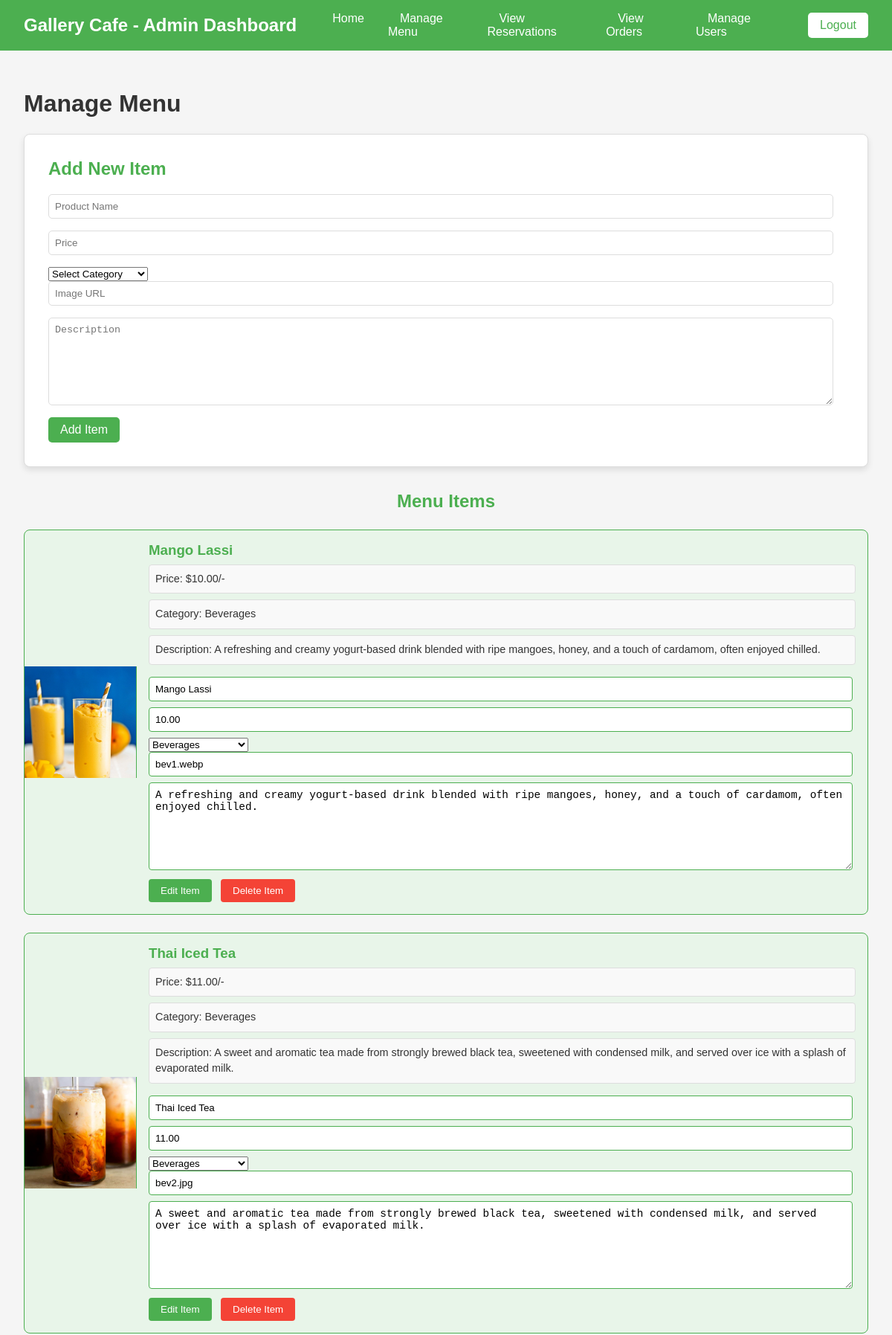
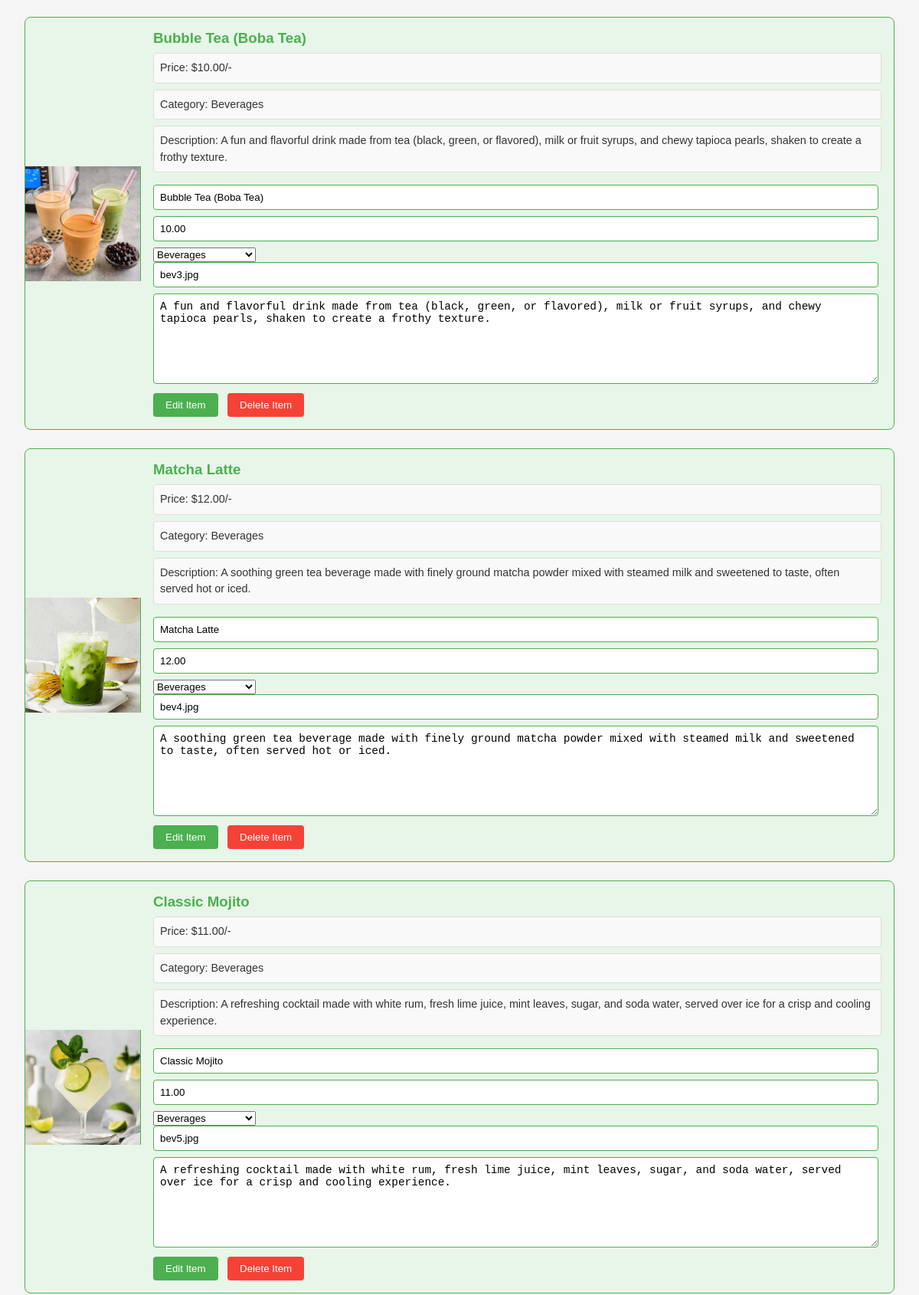
/manage_menu.php (signed in, upper part), run on the app's committed database (2 pictures, top to bottom).
### tables this page shows
CREATE TABLE `menu_items` (
  `id` int(11) NOT NULL,
  `name` varchar(255) NOT NULL,
  `description` text DEFAULT NULL,
  `price` decimal(10,2) DEFAULT NULL,
  `image_url` varchar(255) DEFAULT NULL,
  `category_id` int(11) DEFAULT NULL
);

CREATE TABLE `categories` (
  `id` int(11) NOT NULL,
  `name` varchar(255) NOT NULL
);

### manage_menu.php (the view, shortened to what this page needs)
<?php
include 'connection.php';
?>
<!DOCTYPE html>
<html lang="en">
<head>
    <link href="https://unpkg.com/boxicons@2.1.4/css/boxicons.min.css" rel="stylesheet">
    <link rel="stylesheet" href="admin_style.css">
</head>
<body>
    <header>
        <h1>Gallery Cafe - Admin Dashboard</h1>
        <nav>
            <ul>
                <li><a href="admin_dashboard.php">Home</a></li>
                <li><a href="manage_menu.php">Manage Menu</a></li>
                <li><a href="view_reservations.php">View Reservations</a></li>
                <li><a href="view_orders.php">View Orders</a></li>
                <li><a href="manage_users.php">Manage Users</a></li>
            </ul>
        </nav>
        <form method="post">
            <button type="submit" name="logout" class="btn">Logout</button>
        </form>
    </header>
    <div class="main">
        <h1>Manage Menu</h1>
        <div class="form-container">
            <form action="" method="post">
                <h2>Add New Item</h2>
                <input type="text" name="name" placeholder="Product Name" required>
                <input type="text" name="price" placeholder="Price" required>
                <select name="category_id" required>
                    <option value="" disabled selected>Select Category</option>
                </select>
                <input type="text" name="image_url" placeholder="Image URL" required>
                <textarea name="description" placeholder="Description" required></textarea>
                <button type="submit" name="add_item" class="btn">Add Item</button>
            </form>
        </div>
        <div class="item-list">
            <h2>Menu Items</h2>
            <?php
            try {
                $select_products = $conn->prepare("SELECT * FROM menu_items");
                $select_products->execute();
                if ($select_products->rowCount() > 0) {
                    while ($fetch_products = $select_products->fetch(PDO::FETCH_ASSOC)) {
                        $select_category = $conn->prepare("SELECT name FROM categories WHERE id = ?");
                        $select_category->execute([$fetch_products['category_id']]);
                        $category_name = $select_category->fetchColumn();
            ?>
            <div class="item-card">
                <img src="img/<?=$fetch_products['image_url']; ?>" alt="<?=$fetch_products['name']; ?>">
                <div class="item-info">
                    <h3><?=$fetch_products['name']; ?></h3>
                    <p>Price: $<?=$fetch_products['price']; ?>/-</p>
                    <p>Category: <?=$category_name; ?></p>
                    <p>Description: <?=$fetch_products['description']; ?></p>
                    <form action="" method="post" class="edit-form">
                        <input type="text" name="name" value="<?=$fetch_products['name']; ?>" required>
                        <input type="text" name="price" value="<?=$fetch_products['price']; ?>" required>
                        <select name="category_id" required>
                            <?php
                            try {
                                $select_categories = $conn->prepare("SELECT * FROM categories");
                                $select_categories->execute();
                                while ($fetch_category = $select_categories->fetch(PDO::FETCH_ASSOC)) {
                                    $selected = $fetch_category['id'] == $fetch_products['category_id'] ? 'selected' : '';
                                    echo '<option value="'.$fetch_category['id'].'" '.$selected.'>'.$fetch_category['name'].'</option>';
                                }
                            } catch (PDOException $e) {
                                echo 'Error: ' . $e->getMessage();
                            }
                            ?>
                        </select>
                        <input type="text" name="image_url" value="<?=$fetch_products['image_url']; ?>" required>
                        <textarea name="description" required><?=$fetch_products['description']; ?></textarea>
                        <button type="submit" name="edit_item" class="btn">Edit Item</button>
                        <button type="submit" name="delete_item" class="btn btn-danger">Delete Item</button>
                    </form>
                </div>
            </div>
            <?php
                    }
                } else {
                    echo '<p class="empty">No Items in Menu!</p>';
                }
            } catch (PDOException $e) {
                echo 'Error: ' . $e->getMessage();
            }
            ?>
        </div>
    </div>
</body>
</html>

### admin_style.css (style rules this page uses)
body { font-family: Arial, sans-serif; color: #333; background-color: #f5f5f5; margin: 0; padding: 0; }
header { background-color: #4caf50; color: #fff; padding: 1rem 2rem; display: flex; justify-content: space-between; align-items: center; flex-wrap: wrap; }
header h1 { margin: 0; font-size: 1.5rem; }
nav { flex: 1; margin: 0 2rem; }
nav ul { list-style: none; padding: 0; margin: 0; display: flex; gap: 1rem; }
nav ul li { display: inline; }
nav ul li a { color: #fff; text-decoration: none; padding: 0.5rem 1rem; border-radius: 5px; transition: background-color 0.3s ease; }
header .btn { background-color: #fff; color: #4caf50; border: none; padding: 0.5rem 1rem; border-radius: 5px; cursor: pointer; text-decoration: none; display: inline-block; font-size: 1rem; }
.main { padding: 2rem; }
.form-container { margin-bottom: 2rem; background-color: #fff; border: 1px solid #ddd; border-radius: 5px; padding: 1rem; }
.form-container h2 { color: #4caf50; margin-top: 0; }
.form-container form input { display: block; width: calc(100% - 2rem); margin-bottom: 1rem; padding: 0.5rem; border: 1px solid #ddd; border-radius: 5px; }
.form-container form button { background-color: #4caf50; color: #fff; border: none; padding: 0.5rem 1rem; border-radius: 5px; cursor: pointer; font-size: 1rem; }
.form-container textarea { display: block; width: calc(100% - 2rem); margin-bottom: 1rem; padding: 0.5rem; border: 1px solid #ddd; border-radius: 5px; resize: vertical; min-height: 100px; }
.item-list h2 { color: #4CAF50; text-align: center; margin-bottom: 1.5rem; }
.item-card { display: flex; align-items: center; background-color: #e8f5e9; border: 1px solid #4CAF50; border-radius: 8px; margin-bottom: 1.5rem; overflow: hidden; }
.item-card img { max-width: 150px; border-right: 1px solid #4CAF50; }
.item-info { flex: 1; padding: 1rem; }
.item-info h3 { color: #4CAF50; margin: 0 0 0.5rem 0; }
.item-info p { margin: 0.5rem 0; color: #333; font-size: 0.9rem; line-height: 1.5; background-color: #f9f9f9; padding: 0.5rem; border-radius: 4px; border: 1px solid #ddd; }
.edit-form { margin-top: 1rem; }
.edit-form input[type="text"] { width: calc(100% - 22px); padding: 0.5rem; margin-bottom: 0.5rem; border: 1px solid #4CAF50; border-radius: 4px; }
.edit-form textarea[name="description"] { width: calc(100% - 22px); padding: 0.5rem; margin-bottom: 0.5rem; border: 1px solid #4CAF50; border-radius: 4px; resize: vertical; min-height: 100px; font-size: 0.9rem; }
.edit-form .btn { display: inline-block; padding: 0.5rem 1rem; margin-right: 0.5rem; background-color: #4CAF50; color: #fff; border: none; border-radius: 4px; cursor: pointer; transition: background-color 0.3s; }
.edit-form .btn-danger { background-color: #f44336; }
.form-container { background-color: white; padding: 2rem; border-radius: 8px; box-shadow: 0 4px 8px rgba(0,0,0,0.1); margin-bottom: 2rem; }

### data on the page
menu_items: image_url (picture), name "Mango Lassi", price "10.00", category.name "Beverages", description "A refreshing and creamy yogurt-based drink blended with ripe mangoes, honey, and a touch of cardamom, often enjoyed chilled.", image_url "bev1.webp"
menu_items: image_url (picture), name "Thai Iced Tea", price "11.00", category.name "Beverages", description "A sweet and aromatic tea made from strongly brewed black tea, sweetened with condensed milk, and served over ice with a splash of evaporated milk.", image_url "bev2.jpg"
menu_items: image_url (picture), name "Bubble Tea (Boba Tea)", price "10.00", category.name "Beverages", description "A fun and flavorful drink made from tea (black, green, or flavored), milk or fruit syrups, and chewy tapioca pearls, shaken to create a frothy texture.", image_url "bev3.jpg"
menu_items: image_url (picture), name "Matcha Latte", price "12.00", category.name "Beverages", description "A soothing green tea beverage made with finely ground matcha powder mixed with steamed milk and sweetened to taste, often served hot or iced.", image_url "bev4.jpg"
menu_items: image_url (picture), name "Classic Mojito", price "11.00", category.name "Beverages", description "A refreshing cocktail made with white rum, fresh lime juice, mint leaves, sugar, and soda water, served over ice for a crisp and cooling experience.", image_url "bev5.jpg"

### other printed values
form field category_id "Beverages"
